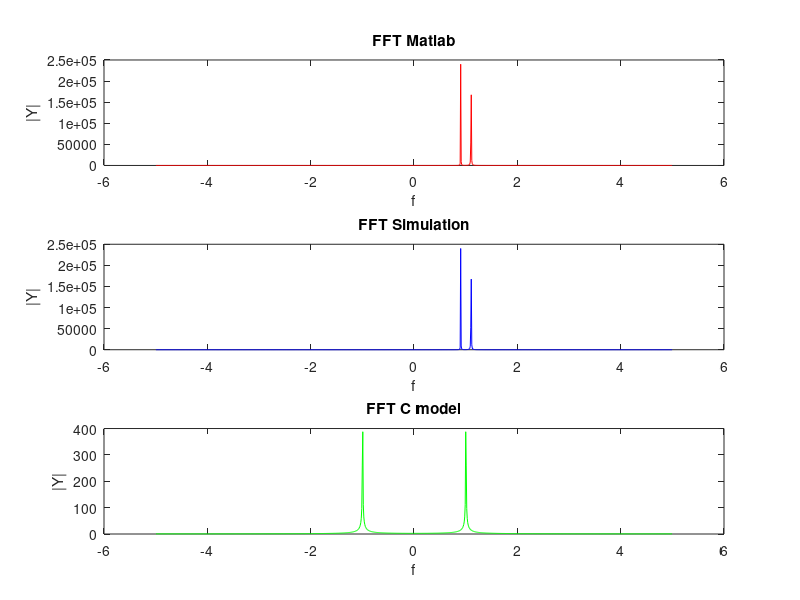
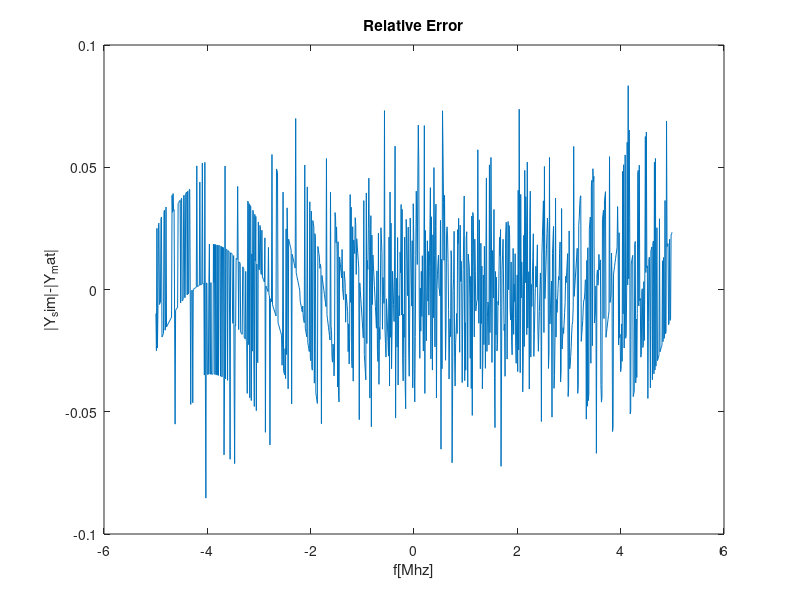
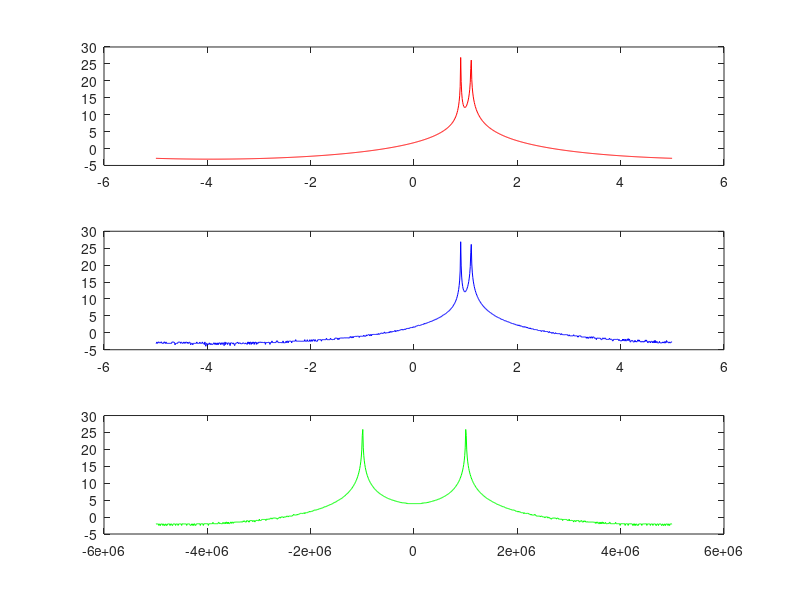

Write MATLAB code to recreate these figures, in order.
clear all
close all
clc


%% Read from the file
Nsamples=1024;

inFileMatlab_q = fopen('results_matlab_q.txt','r');
inFileMatlab_i = fopen('results_matlab_i.txt','r'); %simulation results with home made FIR
inFileSim_q = fopen('results_sim_q.txt','r'); %simulation results with ip cores FIR
inFileSim_i = fopen('results_sim_i.txt','r'); %simulation results with ip cores FIR
inFileC_q = fopen('results_c_q.txt','r'); %simulation results with ip cores FIR
inFileC_i = fopen('results_c_i.txt','r'); %simulation results with ip cores FIR
samples=0;

for j=1:Nsamples
    resultsMatlab_q(j) = fscanf(inFileMatlab_q,'%f',[1]);
    resultsMatlab_i(j) = fscanf(inFileMatlab_i,'%f',[1]);
    resultsSim_q(j) = fscanf(inFileSim_q,'%f',[1]);
    resultsSim_i(j) = fscanf(inFileSim_i,'%f',[1]);
    resultsC_q(j) = fscanf(inFileC_q,'%f',[1]);
    resultsC_i(j) = fscanf(inFileC_i,'%f',[1]);
    samples(j)= j;
end

%% Decoding the samples valuesSim
nb=16;
resultsMatlab_q = resultsMatlab_q;%./2^(nb-1);
resultsMatlab_i = resultsMatlab_i;%./2^(nb-1);
resultsSim_q = resultsSim_q./2^(nb-1 -11);
resultsSim_i = resultsSim_i./2^(nb-1 -11);
resultsC_q = 2^11 * resultsC_q;
resultsC_i = 2^11 * resultsC_i;



resultsMatlab = resultsMatlab_q + i*resultsMatlab_i;
resultsSim = resultsSim_q + i*resultsSim_i;
resultsC = resultsC_q + i*resultsC_i;

%% FFT on the samples created
fc=100e3; %cut-off frequencySim
fs=10e6;   %sample rate frequency
N=1024;
T=[0:1/(fs):N/fs];


M=1024;     %number of points
fo = fs/M;                           %frequency resolution
f= (-(M-1)/2:(M-1)/2)*fo ;                       %frequency points for plotting

figure(1);
subplot(3,1,1)
plot(f./1e6,abs(fftshift(resultsMatlab)).^2,'r')
title("FFT Matlab")
xlabel("f")
ylabel("|Y|")

subplot(3,1,2)
plot(f./1e6,abs(fftshift(resultsSim)).^2,'b')
title("FFT Simulation")
xlabel("f")
ylabel("|Y|")

subplot(3,1,3)
plot(f./1e6,abs(fftshift(resultsC)),'g')
title("FFT C model")
xlabel("f")
ylabel("|Y|")

figure(2)
% subplot(2,1,1)
% plot(f,abs(fftshift(resultsMatlab)),'r')
% hold on
% plot(f,abs(fftshift(resultsSim)),'b')
% hold on
% plot(f,abs(fftshift(resultsC)),'g')

%subplot(2,1,2)

plot(f./1e6,(abs(fftshift(resultsSim))-abs(fftshift(resultsMatlab))))%./(abs(fftshift(resultsMatlab))),'g')
title("Relative Error")
xlabel("f[Mhz]")
ylabel("|Y_sim|-|Y_mat|")

figure(3);
subplot(3,1,1)
plot(f./1e6,10*log10(abs(fftshift(resultsMatlab))),'r')

subplot(3,1,2)
plot(f./1e6,10*log10(abs(fftshift(resultsSim))),'b')

subplot(3,1,3)
plot(f,10*log10(abs(fftshift(resultsC))),'g')
